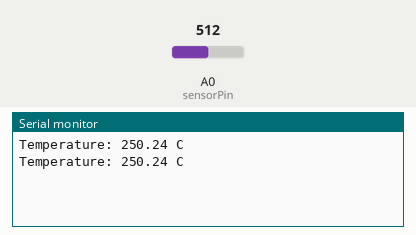
Recording of a sketch running on a simulated Arduino Uno, built with avr-gcc and run on an emulated ATmega328P. Shown: the last lines printed to the serial monitor. Inputs (shaded band) come from the test bench; at power-on: A0 (sensorPin) = 512.

Above: at 1.8 s.
1.9 s: A0 (sensorPin) set to 716
At 2.8 s:
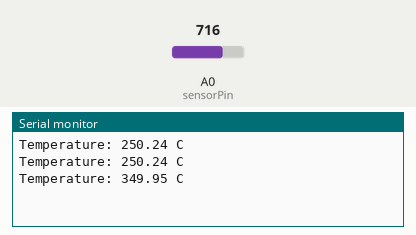
3.4 s: A0 (sensorPin) set to 900
At 4.7 s:
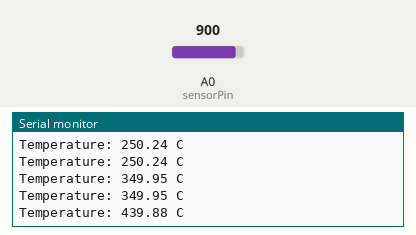
Timing chart, 0 to 6.4 s (numbered marks = the images above; inputs shaded):
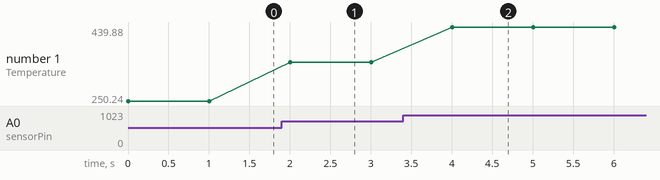

Measured:
- after the input at 1.9 s, the serial monitor: prints a new line after 0.10 s (image 1)
- after the input at 3.4 s, the serial monitor: prints a new line after 0.60 s (image 2)
- plotted number 1: 250.24 → 349.95 after the input at 1.9 s, 349.95 → 439.88 after the input at 3.4 s

The sketch:

temperature_monitor.ino
```cpp
int sensorPin = A0;

void setup() {
  Serial.begin(9600);
}

void loop() {
  int value = analogRead(sensorPin);
  float voltage = value * (5.0 / 1023.0);
  float tempC = voltage * 100.0;
  Serial.print("Temperature: ");
  Serial.print(tempC);
  Serial.println(" C");
  delay(1000);
}
```
